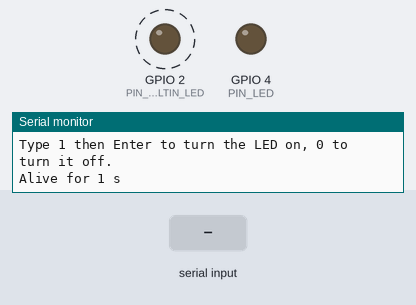
Recording of a sketch running on a simulated ESP32. Parts: output pins drawn as LEDs (lit = HIGH), the last lines printed to the serial monitor. Dashed ring = blinking. The test bench sets the inputs (shaded band).

Above: at 1.7 s.
1.8 s: "1" received over Serial
At 3.3 s:
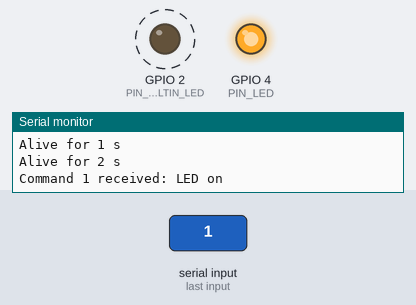
5.9 s: "0" received over Serial
At 7.1 s:
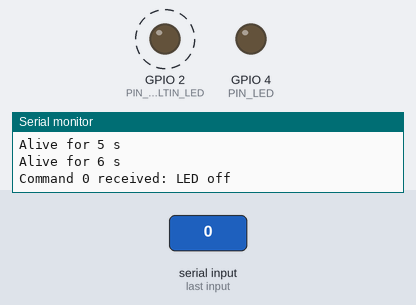
Timing chart, 0 to 16.0 s (numbered marks = the images above; inputs shaded):
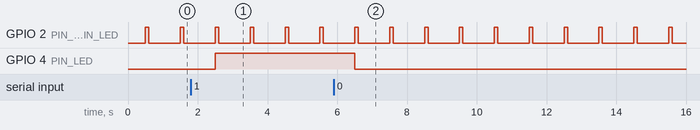

Measured:
- after the input at 1.8 s, GPIO 4 (PIN_LED): LOW → HIGH after 0.70 s
- after the input at 5.9 s, GPIO 4 (PIN_LED): HIGH → LOW after 0.60 s
- by itself, GPIO 2 (PIN_BUILTIN_LED): alternates HIGH for 0.10 s and LOW for 0.90 s

The sketch:

module02_serial.ino
```cpp
// Module 2 - Practice 4: "chatting" with the ESP32 through the Serial Monitor
// Same circuit as Practice 3 (red LED on D4). The board's built-in blue LED is on GPIO 2.
// Type 1 then Enter in the Serial Monitor -> red LED on. Type 0 -> LED off.

const int PIN_LED = 4;          // red LED on the breadboard (labeled "D4" on the board)
const int PIN_BUILTIN_LED = 2;  // small blue LED already built into the board

int secondsAlive = 0;           // counter: how many seconds the ESP32 has been on

void setup() {
  pinMode(PIN_LED, OUTPUT);          // pin D4 as an output
  pinMode(PIN_BUILTIN_LED, OUTPUT);  // pin 2 as an output
  Serial.begin(115200);              // open a talk line to the laptop, speed 115200
  delay(500);                        // give it a moment before it starts talking
  Serial.println();                  // one blank line to keep things tidy
  Serial.println("=== ESP32 ready! ===");
  Serial.println("Type 1 then Enter to turn the LED on, 0 to turn it off.");
}

void loop() {
  // 1) Has a character been sent from the laptop?
  if (Serial.available() > 0) {           // some data has arrived
    char command = Serial.read();         // read one character
    if (command == '1') {                 // if the character is '1' ...
      digitalWrite(PIN_LED, HIGH);        // ... turn the red LED on
      Serial.println("Command 1 received: LED on");
    } else if (command == '0') {          // if the character is '0' ...
      digitalWrite(PIN_LED, LOW);         // ... turn the red LED off
      Serial.println("Command 0 received: LED off");
    }
    // any other character (including the Enter key) is simply ignored
  }

  // 2) Every loop: blink the built-in blue LED and report how long it has been on
  digitalWrite(PIN_BUILTIN_LED, HIGH);  // blue LED on briefly ...
  delay(100);                           // ... for 0.1 second
  digitalWrite(PIN_BUILTIN_LED, LOW);   // then off ...
  delay(900);                           // ... for 0.9 second (1 second in total)
  secondsAlive = secondsAlive + 1;      // add one second
  Serial.print("Alive for ");
  Serial.print(secondsAlive);
  Serial.println(" s");
}
```
